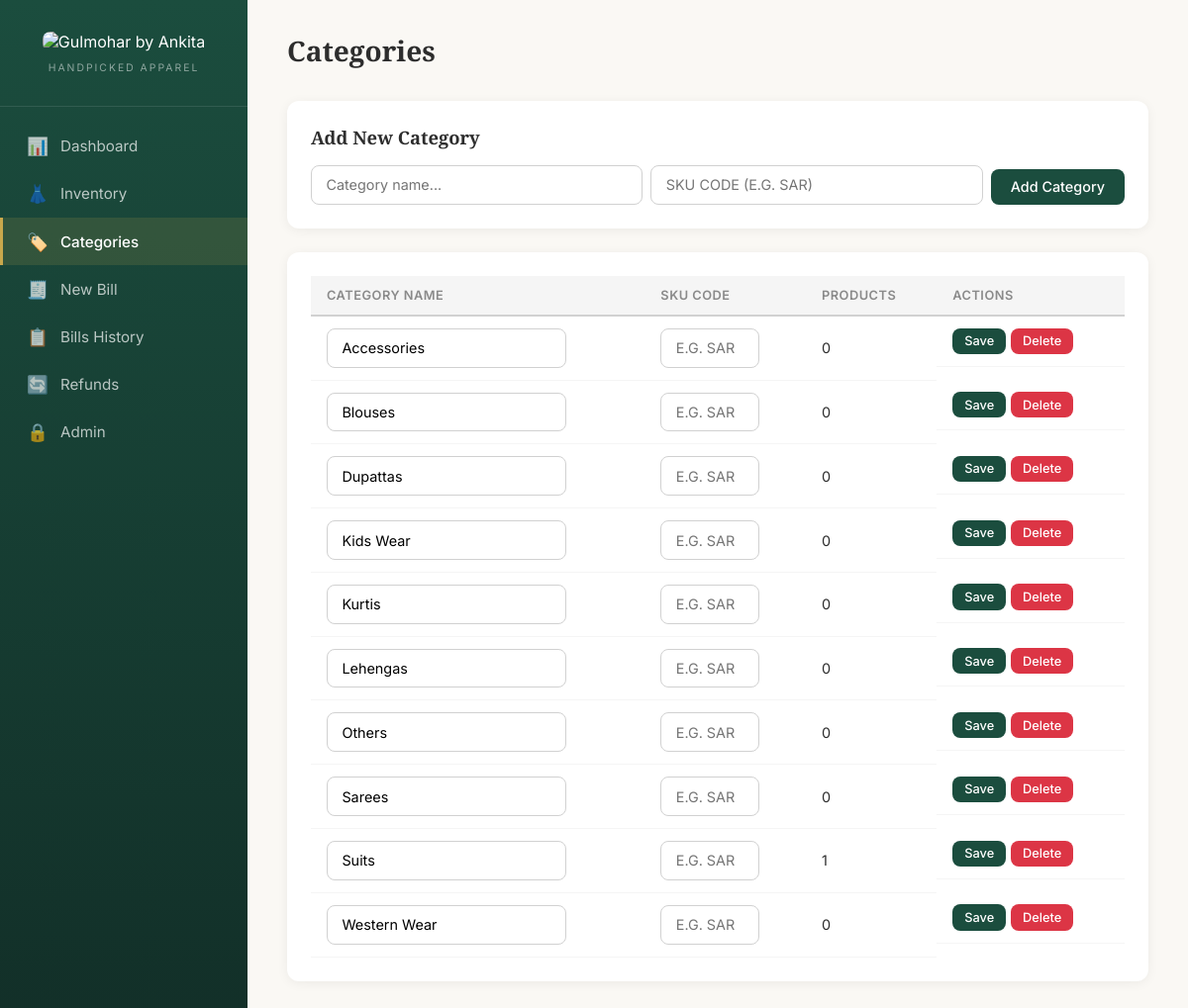
The page /categories on the database its author committed.
### tables this page shows
CREATE TABLE categories (
            id INTEGER PRIMARY KEY AUTOINCREMENT,
            name TEXT NOT NULL UNIQUE
        , sku_code TEXT);

### app.py (the view, shortened to what this page needs)
@app.route("/categories", methods=["GET", "POST"])
def categories():
    db = get_db()
    cats = db.execute(
        "SELECT c.*, COUNT(p.id) as product_count FROM categories c "
        "LEFT JOIN products p ON c.id = p.category_id GROUP BY c.id ORDER BY c.name"
    ).fetchall()
    return render_template("categories.html", categories=cats)

### app.py (called while the page is built)
def get_db():
    if "db" not in g:
        g.db = sqlite3.connect(DATABASE)
        g.db.row_factory = sqlite3.Row
        g.db.execute("PRAGMA foreign_keys = ON")
    return g.db

### templates/categories.html (shortened to what this page needs)
{% extends "base.html" %}
{% block content %}
<div class="page-header">
    <h2>Categories</h2>
</div>
<div class="card form-card">
    <h3 class="card-title">Add New Category</h3>
    <form method="POST" class="inline-form" style="display:flex;gap:0.5rem;flex-wrap:wrap;align-items:flex-end;">
        <input type="text" name="name" placeholder="Category name..." class="input" required style="flex:1;min-width:150px;">
        <input type="text" name="sku_code" placeholder="SKU Code (e.g. SAR)" class="input" maxlength="5" style="width:140px;text-transform:uppercase;">
        <button type="submit" class="btn btn-primary">Add Category</button>
    </form>
</div>
<div class="card">
    <div class="table-wrapper">
        <table>
            <thead>
                <tr>
                    <th>Category Name</th>
                    <th>SKU Code</th>
                    <th>Products</th>
                    <th>Actions</th>
                </tr>
            </thead>
            <tbody>
                {% for c in categories %}
                <tr>
                    <form method="POST" action="{{ url_for('edit_category', cat_id=c.id) }}">
                        <td><input type="text" name="name" value="{{ c.name }}" class="input" required style="min-width:120px;"></td>
                        <td><input type="text" name="sku_code" value="{{ c.sku_code or '' }}" class="input" maxlength="5" style="width:100px;text-transform:uppercase;" placeholder="e.g. SAR"></td>
                        <td>{{ c.product_count }}</td>
                        <td style="display:flex;gap:0.3rem;">
                            <button type="submit" class="btn btn-sm btn-primary">Save</button>
                    </form>
                            <form method="POST" action="{{ url_for('delete_category', cat_id=c.id) }}" style="display:inline" onsubmit="return confirm('Delete this category?')">
                                <button type="submit" class="btn btn-sm btn-danger">Delete</button>
                            </form>
                </tr>
                {% endfor %}
            </tbody>
        </table>
    </div>
</div>
{% endblock %}

### templates/base.html (shortened to what this page needs)
<!DOCTYPE html>
<html lang="en">
<head>
    <link rel="stylesheet" href="{{ url_for('static', filename='style.css') }}">
</head>
<body>
    <nav class="sidebar">
        <div class="brand">
            <img src="{{ url_for('static', filename='logo.jpg') }}" alt="Gulmohar by Ankita" class="brand-logo">
            <p class="brand-tagline">Handpicked Apparel</p>
        </div>
        <ul class="nav-links">
            <li><a href="{{ url_for('dashboard') }}" class="{% if request.endpoint == 'dashboard' %}active{% endif %}">
                <span class="nav-icon">📊</span> Dashboard
            </a></li>
            <li><a href="{{ url_for('inventory') }}" class="{% if request.endpoint in ['inventory', 'add_product', 'edit_product'] %}active{% endif %}">
                <span class="nav-icon">👗</span> Inventory
            </a></li>
            <li><a href="{{ url_for('categories') }}" class="{% if request.endpoint == 'categories' %}active{% endif %}">
                <span class="nav-icon">🏷️</span> Categories
            </a></li>
            <li><a href="{{ url_for('billing') }}" class="{% if request.endpoint == 'billing' %}active{% endif %}">
                <span class="nav-icon">🧾</span> New Bill
            </a></li>
            <li><a href="{{ url_for('bills_list') }}" class="{% if request.endpoint in ['bills_list', 'bill_detail'] %}active{% endif %}">
                <span class="nav-icon">📋</span> Bills History
            </a></li>
            <li><a href="{{ url_for('refunds_list') }}" class="{% if request.endpoint in ['refunds_list', 'new_refund'] %}active{% endif %}">
                <span class="nav-icon">🔄</span> Refunds
            </a></li>
            <li><a href="{{ url_for('admin') }}" class="{% if request.endpoint in ['admin', 'expenses', 'profit_loss', 'daily_summary'] %}active{% endif %}">
                <span class="nav-icon">🔒</span> Admin
            </a></li>
        </ul>
    </nav>
    <main class="content">
        {% block content %}{% endblock %}
    </main>
</body>
</html>

### static/style.css (style rules this page uses)
:root { --emerald: #1B4D3E; --emerald-dark: #122F28; --emerald-light: #E8F0EC; --gold: #C9A84C; --gold-light: #FBF5E5; --copper: #C4875C; --copper-light: #FDF0E8; --sage: #5A8A6A; --sage-light: #EDF5EE; --cream: #FAF8F4; --charcoal: #2D2D2D; --gray-700: #4A4A4A; --gray-500: #8A8A8A; --gray-300: #D1D1D1; --gray-100: #F5F5F5; --white: #FFFFFF; --danger: #DC3545; --danger-light: #FDE8EA; --info: #6C7AE0; --info-light: #ECEFFE; --sidebar-width: 250px; --radius: 12px; --shadow: 0 2px 12px rgba(0,0,0,0.06); --shadow-hover: 0 4px 20px rgba(0,0,0,0.1); }
* { margin: 0; padding: 0; box-sizing: border-box; }
body { font-family: 'Inter', -apple-system, BlinkMacSystemFont, sans-serif; background: var(--cream); color: var(--charcoal); display: flex; min-height: 100vh; }
.sidebar { width: var(--sidebar-width); background: linear-gradient(180deg, var(--emerald) 0%, var(--emerald-dark) 100%); color: var(--white); padding: 2rem 0; position: fixed; top: 0; left: 0; bottom: 0; overflow-y: auto; z-index: 100; }
.brand { text-align: center; padding: 0 1.5rem 2rem; border-bottom: 1px solid rgba(255,255,255,0.1); }
.brand-logo { width: 100%; max-width: 180px; height: auto; border-radius: 8px; margin-bottom: 0.25rem; }
.brand-tagline { font-size: 0.65rem; text-transform: uppercase; letter-spacing: 2px; opacity: 0.5; margin-top: 0.35rem; }
.nav-links { list-style: none; padding: 1rem 0; }
.nav-links a { display: flex; align-items: center; gap: 0.75rem; padding: 0.85rem 1.5rem; color: rgba(255,255,255,0.7); text-decoration: none; font-size: 0.95rem; font-weight: 400; transition: all 0.2s; border-left: 3px solid transparent; }
.nav-links a.active { color: var(--white); background: rgba(201, 168, 76, 0.15); border-left-color: var(--gold); font-weight: 500; }
.nav-icon { font-size: 1.1rem; }
.content { margin-left: var(--sidebar-width); flex: 1; padding: 2rem 2.5rem; max-width: 1400px; }
.page-header { display: flex; justify-content: space-between; align-items: center; margin-bottom: 2rem; flex-wrap: wrap; gap: 1rem; }
.page-header h2 { font-family: 'Playfair Display', serif; font-size: 1.75rem; font-weight: 600; color: var(--charcoal); }
.card { background: var(--white); border-radius: var(--radius); padding: 1.5rem; box-shadow: var(--shadow); margin-bottom: 1.5rem; }
.card-title { font-family: 'Playfair Display', serif; font-size: 1.15rem; margin-bottom: 1rem; color: var(--charcoal); }
.table-wrapper { overflow-x: auto; }
table { width: 100%; border-collapse: collapse; font-size: 0.9rem; }
thead th { background: var(--gray-100); padding: 0.75rem 1rem; text-align: left; font-weight: 600; font-size: 0.8rem; text-transform: uppercase; letter-spacing: 0.5px; color: var(--gray-500); border-bottom: 2px solid var(--gray-300); }
tbody td { padding: 0.75rem 1rem; border-bottom: 1px solid var(--gray-100); vertical-align: middle; }
.btn { display: inline-flex; align-items: center; gap: 0.5rem; padding: 0.6rem 1.25rem; border: none; border-radius: 8px; font-size: 0.9rem; font-weight: 500; cursor: pointer; text-decoration: none; transition: all 0.2s; font-family: inherit; }
.btn-primary { background: var(--emerald); color: var(--white); }
.btn-danger { background: var(--danger); color: var(--white); }
.btn-sm { padding: 0.35rem 0.75rem; font-size: 0.8rem; }
.form-card { max-width: 900px; }
.input { padding: 0.65rem 0.9rem; border: 1.5px solid var(--gray-300); border-radius: 8px; font-size: 0.9rem; font-family: inherit; transition: border-color 0.2s; background: var(--white); }
.inline-form { display: flex; gap: 0.75rem; align-items: center; }
.inline-form .input { flex: 1; }

### rows shown on the page
categories: name "Accessories", product_count "0"
categories: name "Blouses", product_count "0"
categories: name "Dupattas", product_count "0"
categories: name "Kids Wear", product_count "0"
categories: name "Kurtis", product_count "0"
categories: name "Lehengas", product_count "0"
categories: name "Others", product_count "0"
categories: name "Sarees", product_count "0"
categories: name "Suits", product_count "1"
categories: name "Western Wear", product_count "0"
